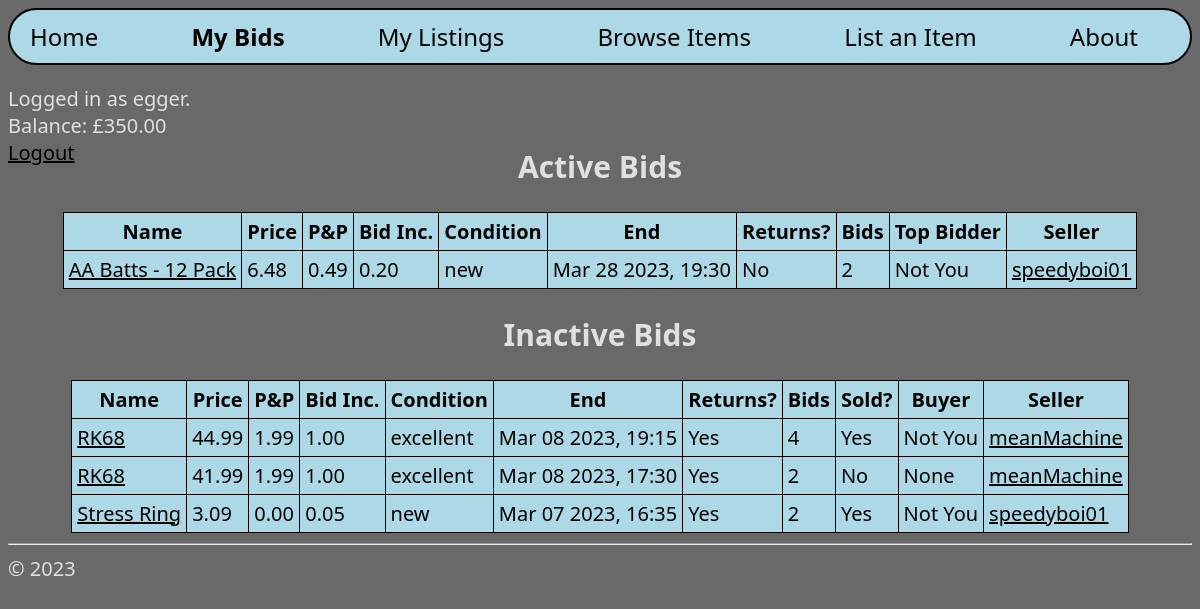
The page /userBids/ (signed in) on the database its author committed.
### hello/models.py (models this page shows, shortened)
class Items(models.Model):
    name = models.CharField(max_length=50)
    price = models.DecimalField(decimal_places=2, max_digits=10)
    postageCost = models.DecimalField(decimal_places=2, max_digits=10)
    bidIncrement = models.DecimalField(decimal_places=2, max_digits=10)
    conditionChoices = [
        ("new", "New"),
        ("excellent", "Excellent"),
        ("good", "Good"),
        ("used", "Used"),
        ("refurbished", "Refurbished"),
        ("partsOnly", "Parts Only"),
    ]
    condition = models.CharField(max_length=20, choices=conditionChoices)
    endDateTime = models.DateTimeField()
    acceptReturns = models.BooleanField(default=False)
    description = models.TextField(max_length=1000)
    numBids = models.IntegerField(default=0)
    bidders = models.CharField(max_length=999999999, default='[]')
    sold = models.BooleanField(default=False)
    buyerId = models.ForeignKey(Accounts, to_field="id", on_delete=models.DO_NOTHING, related_name="bId", blank=True, null=True)
    sellerId = models.ForeignKey(Accounts, to_field="id", on_delete=models.DO_NOTHING, related_name="sId", blank=True, null=True)
    def getBidders(self):
        return json.loads(self.bidders)
    def setBidders(self, value):
        self.bidders = json.dumps(value)
    biddersProperty = property(getBidders, setBidders)

class Accounts(models.Model):
    user=models.OneToOneField(User, on_delete=models.CASCADE)
    address=models.CharField(max_length=40)
    balance=models.DecimalField(decimal_places=2, max_digits=10, default=0, validators=[MinValueValidator(0)])
    class Meta:
        constraints = (
            CheckConstraint(
                check=Q(balance__gte=0),
                name="minBalance"),
            )
    def __str__(self):
        return str(self.id)

class EndedItems(models.Model):
    name = models.CharField(max_length=50)
    salePrice = models.DecimalField(decimal_places=2, max_digits=10)
    postageCost = models.DecimalField(decimal_places=2, max_digits=10)
    bidIncrement = models.DecimalField(decimal_places=2, max_digits=10)
    conditionChoices = [
        ("new", "New"),
        ("excellent", "Excellent"),
        ("good", "Good"),
        ("used", "Used"),
        ("refurbished", "Refurbished"),
        ("partsOnly", "Parts Only"),
    ]
    condition = models.CharField(max_length=20, choices=conditionChoices)
    endDateTime = models.DateTimeField("Date/Time Logged")
    acceptReturns = models.BooleanField()
    description = models.TextField(max_length=1000)
    numBids = models.IntegerField()
    bidders = models.CharField(max_length=999999999, default='[]')
    sold = models.BooleanField()
    buyerId = models.IntegerField(blank=True, null=True)
    sellerId = models.IntegerField()
    destinationAddress = models.CharField(max_length=40, blank=True, null=True)
    def getBidders(self):
        return json.loads(self.bidders)
    def setBidders(self, value):
        self.bidders = json.dumps(value)
    biddersProperty = property(getBidders, setBidders)

### hello/views.py (the view)
# urls.py: path("userBids/", views.userBids, name="userBids"),
def userBids(request):
    items = Items.objects.all().order_by("endDateTime")
    myCurrentItems = []
    for item in items:
        if request.user.pk in item.getBidders():
            myCurrentItems.append(item)
    eItems = EndedItems.objects.all().order_by("-endDateTime")
    myOldItems = []
    for item in eItems:
        if request.user.pk in item.getBidders():
            myOldItems.append(item)
    return render(
        request, "hello/userBids.html",
        {
        "username": getUsernameBalance(request)[0],
        "balance": str(getUsernameBalance(request)[1]),
        "myCurrentItems": myCurrentItems,
        "myOldItems": myOldItems,
        }
        )

### hello/templatetags/myTags.py (called while the page is built)
@register.simple_tag
def idToUsername(id):
    return Accounts.objects.get(pk=id).user.username

### hello/views.py (called while the page is built)
def getUsernameBalance(request):
    username = None
    balance = None
    if request.user.is_authenticated:
        username = request.user.username
        pK = request.user.pk
        balance = Accounts.objects.get(user__pk=pK).balance
    return (username, balance)

### hello/templates/hello/userBids.html (shortened to what this page needs)
{% extends "hello/layout.html" %}
{% load myTags %}
{% block loggedInAs %}
    {% if username %}
    <p style="color: rgb(224, 224, 224)">
        Logged in as {{username}}.
        <br>
        Balance: £{{balance}}
        <br>
        <a href="{% url 'logout' %}">Logout</a>
    </p>
    {% else %}
    <p style="color: rgb(224, 224, 224)">
        You are not logged in.
        <br>
        <a href="{% url 'login' %}">Login</a>
    </p>
    {% endif %}
{% endblock %}
{% block subheader %}
<h2 style="margin-top: -40px;">Active Bids</h2>
{% endblock %}
{% block content %}
    <table>
    {% if myCurrentItems %}
        <thead>
        <tr>
            <th>Name</th>
            <th>Price</th>
            <th>P&P</th>
            <th>Bid Inc.</th>
            <th>Condition</th>
            <th>End</th>
            <th>Returns?</th>
            <th>Bids</th>
            <th>Top Bidder</th>
            <th>Seller</th>
        </tr>
        </thead>
    {% endif %}
        <tbody>
            {% for item in myCurrentItems %}
                <tr>
                    <td class="limitedRow"><a href="{% url 'itemDetail' pk=item.pk %}">{{item.name}}</a></td>
                    <td>{{item.price}}</td>
                    <td>{{item.postageCost}}</td>
                    <td>{{item.bidIncrement}}</td>
                    <td>{{item.condition}}</td>
                    <td>{{item.endDateTime|date:"M d Y, H:i"}}</td>
                    {% if item.acceptReturns %}
                        <td>Yes</td>
                    {% else %}
                        <td>No</td>
                    {% endif %}
                    <td>{{item.numBids}}</td>
                    {% idToUsername item.buyerId_id as buyerUsername %}
                    {% if buyerUsername != username %}
                        <td>Not You</a></td>
                    {% else %}
                        <td>You</td>
                    {% endif %}
                    <td><a href="{% url 'userListings' pk=item.sellerId %}">{% idToUsername item.sellerId_id %}</a></td>
                </tr>
            {% empty %}
                <p style="color: rgb(224, 224, 224)">No Active Bids.</p>
            {% endfor %}
        </tbody>
    </table>
{% endblock %}
{% block additionalContent %}
<div class="centralContainer">
    <h2>Inactive Bids</h2>
</div>
<div class="centralContainer">
    <table>
    {% if myOldItems %}
        <thead>
        <tr>
            <th>Name</th>
            <th>Price</th>
            <th>P&P</th>
            <th>Bid Inc.</th>
            <th>Condition</th>
            <th>End</th>
            <th>Returns?</th>
            <th>Bids</th>
            <th>Sold?</th>
            <th>Buyer</th>
            <th>Seller</th>
        </tr>
        </thead>
    {% endif %}
        <tbody>
        {% for item in myOldItems %}
            <tr>
                <td class="limitedRow"><a href="{% url 'endedItemDetail' pk=item.pk %}">{{item.name}}</a></td>
                <td>{{item.salePrice}}</td>
                <td>{{item.postageCost}}</td>
                <td>{{item.bidIncrement}}</td>
                <td>{{item.condition}}</td>
                <td>{{item.endDateTime|date:"M d Y, H:i"}}</td>
                {% if item.acceptReturns %}
                    <td>Yes</td>
                {% else %}
                    <td>No</td>
                {% endif %}
                <td>{{item.numBids}}</td>
                {% if item.sold %}
                    <td>Yes</td>
                {% else %}
                    <td>No</td>
                {% endif %}
                {% if item.buyerId %}
                    {% idToUsername item.buyerId as buyerUsername %}
                    {% if buyerUsername != username %}
                        <td>Not You</a></td>
                    {% else %}
                        <td>You</td>
                    {% endif %}
                {% else %}
                    <td>None</td>
                {% endif %}
                <td><a href="{% url 'userListings' pk=item.sellerId %}">{% idToUsername item.sellerId %}</a></td>
            </tr>
        {% empty %}
            <p style="color: rgb(224, 224, 224)">No Inactive Bids.</p>
        {% endfor %}
        </tbody>
    </table>
</div>
{% endblock %}

### hello/static/hello/site.css (style rules this page uses)
* { font-family: "Segoe UI"; color: black; }
.centralContainer { display: flex; justify-content: center; }
h2 { color: rgb(224, 224, 224); }
body { background: dimgray; font-size: 20px; }
table { background-color: lightblue; border-collapse: collapse; }
th, td { border: 1px solid black; padding: 5px; }
.limitedRow { max-width: 250px; white-space: nowrap; overflow: hidden; text-overflow: ellipsis; }

### rows shown on the page
Items: name "AA Batts - 12 Pack", price "6.48", postageCost "0.49", bidIncrement "0.20", condition "new", endDateTime "Mar 28 2023, 19:30", acceptReturns "No", numBids "2", sellerId.username "speedyboi01"
EndedItems: name "RK68", salePrice "44.99", postageCost "1.99", bidIncrement "1.00", condition "excellent", endDateTime "Mar 08 2023, 19:15", acceptReturns "Yes", numBids "4", sold "Yes", buyerId "Not You", sellerId.username "meanMachine"
EndedItems: name "RK68", salePrice "41.99", postageCost "1.99", bidIncrement "1.00", condition "excellent", endDateTime "Mar 08 2023, 17:30", acceptReturns "Yes", numBids "2", sold "No", shows "None", sellerId.username "meanMachine"
EndedItems: name "Stress Ring", salePrice "3.09", postageCost "0.00", bidIncrement "0.05", condition "new", endDateTime "Mar 07 2023, 16:35", acceptReturns "Yes", numBids "2", sold "Yes", buyerId "Not You", sellerId.username "speedyboi01"

### other values the page prints
{{ username }} "egger"
{{ balance }} "350.00"
